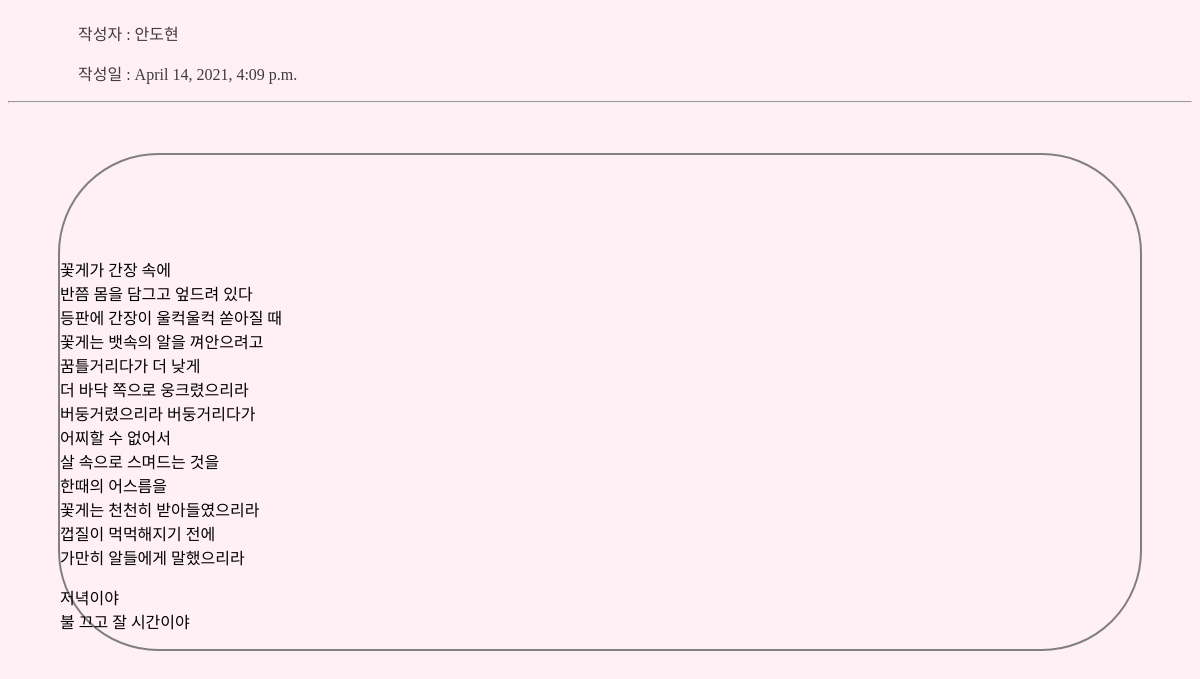
/2, run on the app's committed database.
### blog/models.py (models this page shows, shortened)
class Blog(models.Model):
    subject = models.CharField(max_length=100, default="")
    author = models.CharField(max_length=100)
    publishing_date = models.DateTimeField()
    contents = models.TextField()

### blog/views.py (the view)
# urls.py: path('<str:id>',detail,name="detail"),
def detail(request, id):
    blog = get_object_or_404(Blog, pk = id)
    return render(request, 'detail.html', {'blog':blog})

### blog/templates/detail.html (shortened to what this page needs)
<!DOCTYPE html>
<html lang='en'>
<head>
</head>
<body>
    <div>
    <p id="writer">작성자 : {{blog.author}}</p>
    <p id='date'>작성일 : {{blog.publishing_date}}</p>
    </div>
    <hr>
    <div id='body'>
    <p id='text'>{{blog.contents | linebreaks }}</p>
    </div>
</body>
</html>

### blog/templates/detail.html (style rules this page uses)
body { background-color:lavenderblush; }
#writer { color:rgb(63, 60, 60); padding-left: 70px; }
#date { color:rgb(63, 60, 60); padding-left: 70px; }
#text { text-align:center; color:grey; padding-left:100px; padding-top:70px; }
#body { border: 2px solid grey;; border-radius: 100px; margin: 50px; }

### data on the page
Blog: author "안도현", publishing_date "April 14, 2021, 4:09 p.m.", contents "꽃게가 간장 속에 반쯤 몸을 담그고 엎드려 있다 등판에 간장이 울컥울컥 쏟아질 때 꽃게는 뱃속의 알을 껴안으려고 꿈틀거리다가 더 낮게 더 바닥 쪽으로 웅크렸으리라 버둥거렸으리라 버둥거리다가 어찌할 수 없어서 살 속으로 스며드는 것을 한때의 어스름을 꽃게는 천천히 받아들였으리라 껍질이 먹먹해지기 전에 가만히 알들에게 말했으리라 저녁이야 불 끄고 잘 시간이야"
